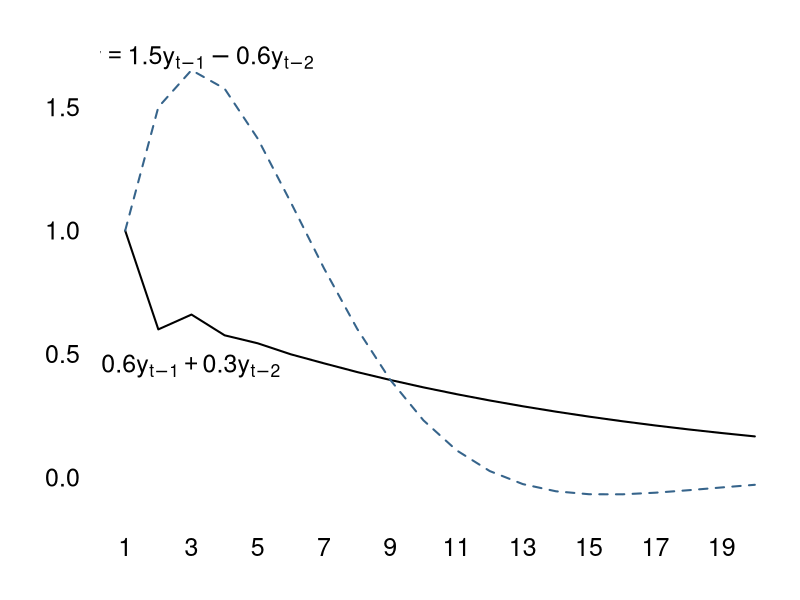

Here is the R script that generated this plot:
# Simulate Impulse Response Function for AR(2) model
par(mar=c(4,5,2,1),las=1,cex.axis=1.5,cex.lab=1.5)

# Generate response functions
y1<-c(1,.6*1,rep(NA,18))
for(i in 3:20){
  y1[i]=.6*y1[i-1]+.3*y1[i-2]
}

y2<-c(1,1.5*1,rep(NA,18))
for(i in 3:20){
  y2[i]=1.5*y2[i-1]+-.6*y2[i-2]
}

# Plot results
plot(y1,type="l",lwd=2,ylim=c(-.1,1.7),xlab="",ylab="",axes=FALSE)
lines(y2,lwd=2,col="steelblue4",lty=2)
axis(1,tick=FALSE,at=1:20);axis(2,tick=FALSE)

text(2.4,y1[2]-.15,cex=1.5,expression(y==paste(0.6*y[t-1]+0.3*y[t-2])))
text(3.3,y2[3]+.05,cex=1.5,expression(y==paste(1.5*y[t-1]-0.6*y[t-2])))
